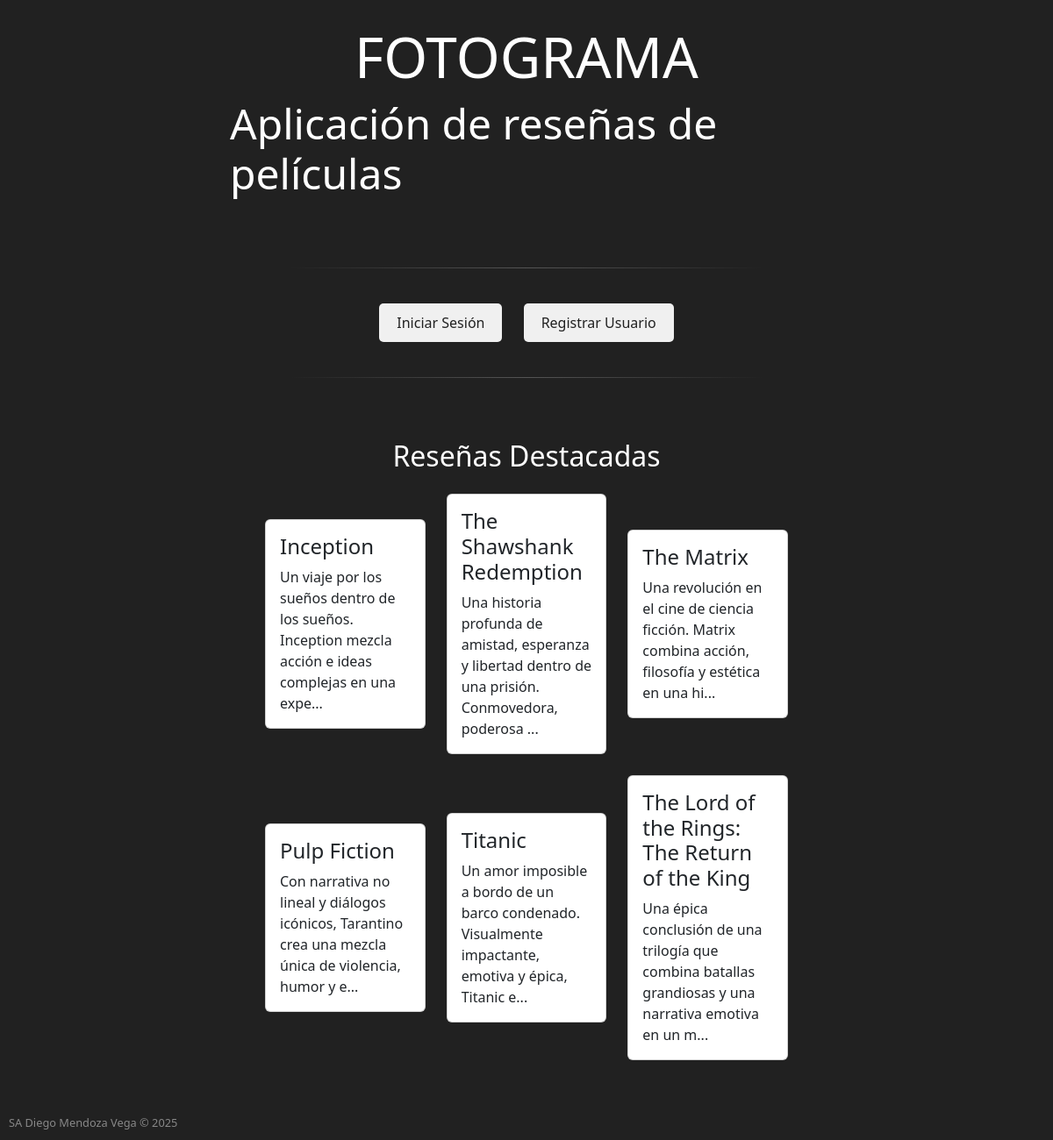
The page / on the database its author committed.
### models.py (models this page shows)
class ResenaPelicula(db.Model):
    __tablename__ = 'resenas_peliculas'
    id = db.Column(db.Integer, primary_key=True, autoincrement=True)
    titulo = db.Column(db.String(255), nullable=False)
    anio = db.Column(db.Integer)
    duracion = db.Column(db.Integer)
    genero = db.Column(db.String(100))
    puntuacion = db.Column(db.Numeric(3, 1))
    resena = db.Column(db.Text)
    imagen = db.Column(db.String(255))
    id_usuario = db.Column(db.Integer, db.ForeignKey('usuario.id'))

### app.py (the view)
@app.route('/')
def home():
    todas_resenas = ResenaPelicula.query.all()
    resenas = random.sample(todas_resenas, min(6, len(todas_resenas)))
    return render_template('bienvenido.html', resenas=resenas)

### templates/bienvenido.html (shortened to what this page needs)
<!DOCTYPE html>
<html lang="es">
<head>
    <link href="https://cdn.jsdelivr.net/npm/bootstrap@5.3.3/dist/css/bootstrap.min.css" rel="stylesheet">
    <link rel="stylesheet" href="{{ url_for('static', filename='index.css') }}">
</head>
<body>
<div class="container">
    <h1 class="display-3">FOTOGRAMA</h1>
    <h3 class="display-5">Aplicación de reseñas de películas</h3>
    <hr>
    <div class="button-container">
        <a class="btn" href="{{url_for('login')}}">Iniciar Sesión</a>
        <a class="btn" href="{{url_for('register')}}">Registrar Usuario</a>
    </div>
    <hr>
</div>
<div class="row" id="reseñas">
    <h2 class="mb-4 text-center">Reseñas Destacadas</h2>
    {% for resena in resenas %}
    <div class="col-md-4 mb-4">
      <div class="card h-100">
        <div class="card-body">
          <h4 class="card-title">{{ resena.titulo }}</h4>
          <p class="card-text">
            {{ resena.resena[:100] }}{% if resena.resena|length > 100 %}...{% endif %}
          </p>
        </div>
      </div>
    </div>
    {% endfor %}
  </div>
    <footer>
        SA Diego Mendoza Vega © 2025
    </footer>
</body>
</html>

### static/index.css (style rules this page uses)
body { background-color: #212121; color: white; display: flex; flex-direction: column; align-items:center; justify-content: center; height: 100vh; margin: 250px; }
.container { background-color: #212121; color: white; display: flex; flex-direction: column; align-items:center; justify-content: center; height: 100vh; }
.display-3 { font-size: calc(1.525rem + 3.3vw); font-weight: 300; line-height: 1.2; }
.button-container { margin-top: 20px; margin-bottom: 20px; }
.btn { background-color: #f0f0f0; color: #212121; border: none; padding: 10px 20px; font-size: 1rem; cursor: pointer; margin: 0 10px; border-radius: 5px; }
hr { width: 80%; border: 1px solid #f0f0f0; margin: 20px 20px; border: none; height: 1px; background: linear-gradient(to right, transparent, #f0f0f0, transparent); }
#reseñas { display: flex; align-items: center; justify-content: space-between; margin: 20px; padding: 20px; margin-top: 30px; }
footer { position:fixed; bottom: 10px; width: 100%; text-align: left; font-size: 0.8rem; color: #888; padding-left: 10px; }

### rows shown on the page
ResenaPelicula: titulo "Inception", resena "Un viaje por los sueños dentro de los sueños. Inception mezcla acción e ideas complejas en una expe"
ResenaPelicula: titulo "The Shawshank Redemption", resena "Una historia profunda de amistad, esperanza y libertad dentro de una prisión. Conmovedora, poderosa"
ResenaPelicula: titulo "The Matrix", resena "Una revolución en el cine de ciencia ficción. Matrix combina acción, filosofía y estética en una hi"
ResenaPelicula: titulo "Pulp Fiction", resena "Con narrativa no lineal y diálogos icónicos, Tarantino crea una mezcla única de violencia, humor y e"
ResenaPelicula: titulo "Titanic", resena "Un amor imposible a bordo de un barco condenado. Visualmente impactante, emotiva y épica, Titanic e"
ResenaPelicula: titulo "The Lord of the Rings: The Return of the King", resena "Una épica conclusión de una trilogía que combina batallas grandiosas y una narrativa emotiva en un m"
